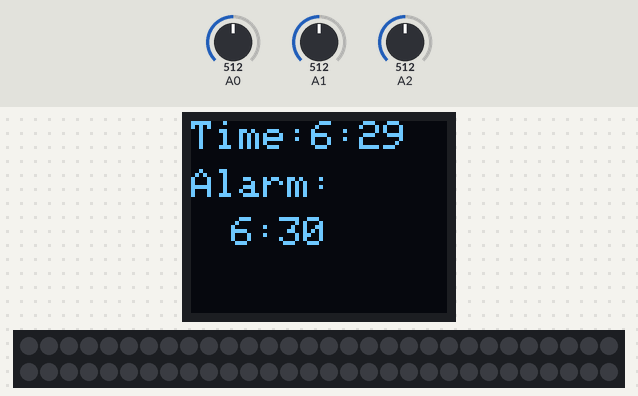
Simulated run of this sketch. Board: Arduino Uno, built with avr-gcc and run on an emulated ATmega328P. Parts: 64×48 one-colour display, 60 RGB LEDs in strip order, left to right, continuing on the next row. The test bench sets the inputs (shaded band); at power-on: A0 = 512, A2 = 512, A1 = 512. What the sketch prints to the serial monitor is not drawn.

Above: at 1.6 s.
1.7 s: A0 set to 716
At 2.7 s:
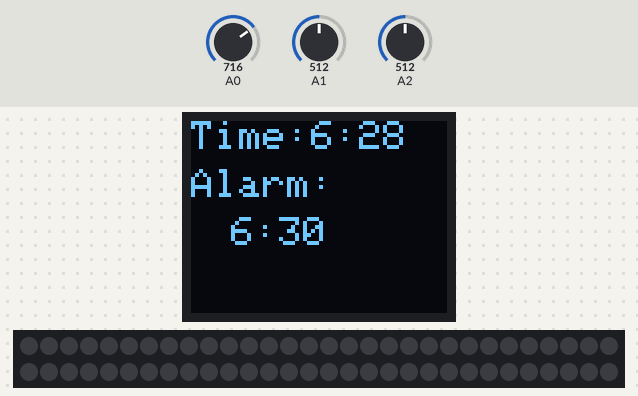
4.5 s: A2 set to 1023
At 6.5 s:
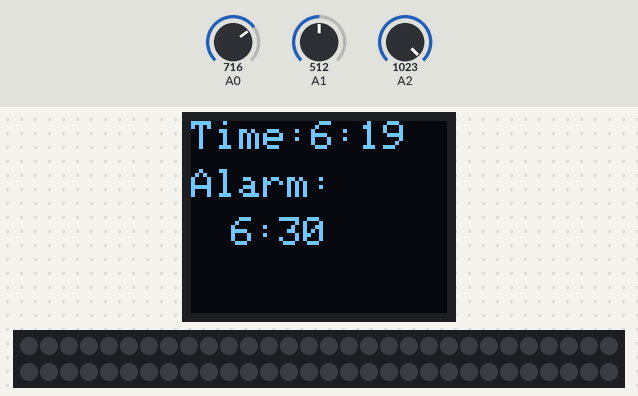
7.5 s: A1 set to 716
At 8.7 s:
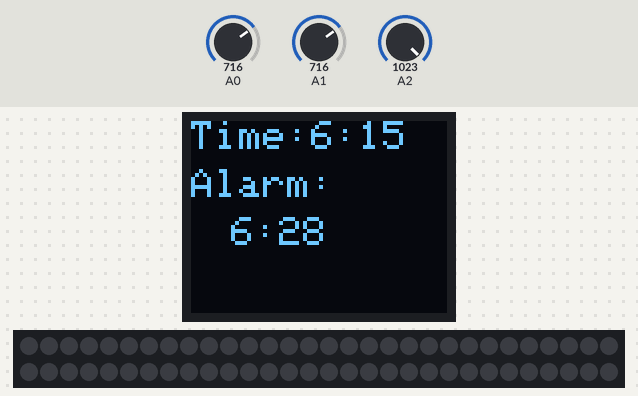
10.4 s: A2 set to 900
At 11.7 s:
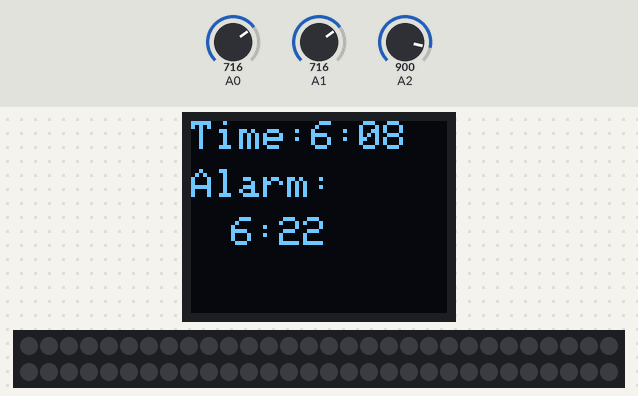
13.4 s: A0 set to 900
At 14.3 s:
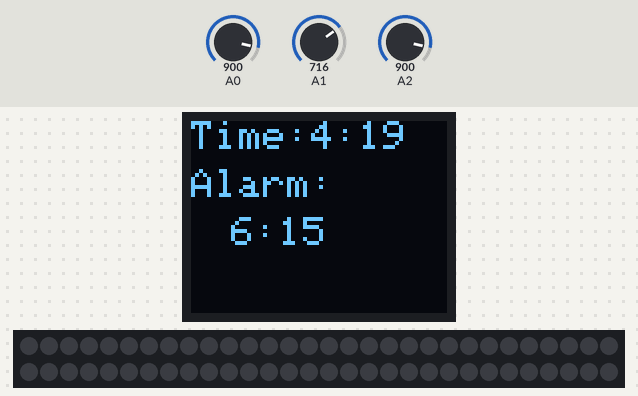
16.4 s: A1 set to 900
At 17.6 s:
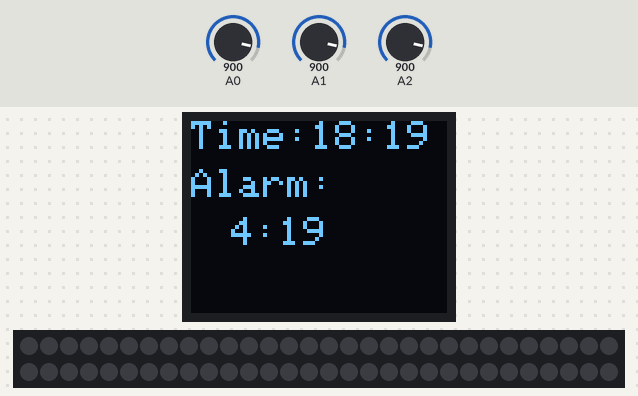
Timing chart, 0 to 19.4 s (numbered marks = the images above; inputs shaded):
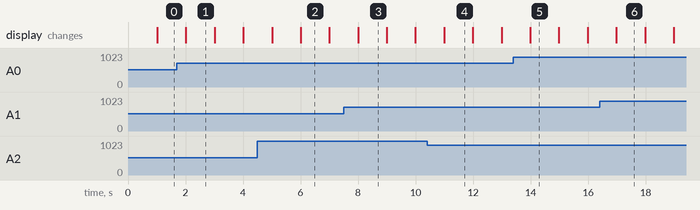

The sketch:

wakeUpLightCode.ino
```cpp
// (licence header left out)
#include <Wire.h>  // Include Wire if you're using I2C
#include <SPI.h>  // Include SPI if you're using SPI
#include <SFE_MicroOLED.h>  // Include the SFE_MicroOLED library
#include <Adafruit_NeoPixel.h>  //Include Adafruit NexPixel library

//////////////////////////////////
// Adafruit NeoPixel Definition //
//////////////////////////////////
Adafruit_NeoPixel strip = Adafruit_NeoPixel(60, 7, NEO_GRB + NEO_KHZ800);

//Functions used to set the color of LED Pixels
void setColor(int* led, byte* color){
  for(int i = 0; i < 3; i++){
    analogWrite(led[i], 255 - color[i]);
  }
}

void setColor(int* led, const byte* color){
  byte tempByte[] = {color[0], color[1], color[2]};
  setColor(led, tempByte);
}

// This defines the starting and ending colors of the fade.
static byte colorArray[2][3]={  //2 rows, 3 columns
 {245,99,144},  //beginning color = Pink
 {255,254,60}  //ending color = Yellow
};

/********************************************
*  Color Fade Variables
*  - colorOffset is the different between beginning and ending RGB values
*  - currentColor is the raw iterated value at the currentStep (linearly interpolated between ending and beginning colors
*  - scaledColor is currentColor times an intensity factor
*  - steps is how many transitions are made before reaching the ending color
*  - currentStep is the step we are in
*  - intensity is the current intensity (quadratically increases from 0 to 100
*  - colorIncrement is how much the color goes up (when multiplied by currentStep
*  - timestamp is recorded each time a step is taken and allows us to know when the next step will be
*  - waitDelayTime is used to track how long the full fade will last... it is set by one of potentiometers
*  - stepDelay is set later as waitDelayTime/steps
*  - quadraticCoefficientA is used to set intensity as intensity = quadraticCoefficientA * currentStep^2
 ***************************************************************/

static float colorOffset[3] = {colorArray[1][0] - colorArray[0][0], colorArray[1][1] - colorArray[0][1], colorArray[1][2] - colorArray[0][2]};
float currentColor[3] = {0, 0, 0};
float scaledColor[3]=  {0, 0, 0};
static float steps = 50;
byte currentStep = 3;
float intensity = 0;
//float intensityIncrement = float(100.00-intensity)/steps;
float colorIncrement = float(1.00)/steps;
unsigned long timestamp = 0;
unsigned long waitUpDelayTime = 0;
int stepDelay = 0;
float quadraticCoefficientA = 0.04;  //note that these depends on #steps and on initial intensity!!!


//////////////////////////
// MicroOLED Definition //
//////////////////////////
#define PIN_RESET 9  // Connect RST to pin 9 (SPI & I2C)
#define PIN_DC    8  // Connect DC to pin 8 (SPI only)
#define PIN_CS    10 // Connect CS to pin 10 (SPI only)

//////////////////////////////////
// MicroOLED Object Declaration //
//////////////////////////////////
MicroOLED oled(PIN_RESET, PIN_DC, PIN_CS);  // SPI Example

// Use these variables to set the initial time
int hours = 6;
int minutes = 29;
int seconds = 0;

// Use these variables to set the alarm time
int alarm_hours = 6;
int alarm_minutes = 30;
int alarm_seconds = 0;
boolean alarmFlag = false;


// How fast do you want the clock to spin? Set this to 1 for fun.
// Set this to 1000 to get _about_ 1 second timing.
const int CLOCK_SPEED = 991;

unsigned long lastDraw = 0;


//////////////////////////
//         SETUP        //
//////////////////////////
void setup()
{
  oled.begin();     // Initialize the OLED
  oled.clear(PAGE); // Clear the display's internal memory
  oled.clear(ALL);  // Clear the library's display buffer
  oled.display();   // Display what's in the buffer (splashscreen)

  strip.begin();  //initialize NeoPixels
  strip.show();  // show what's in the NeoPixel buffer (nothing at beginning)
  Serial.begin(9600);  //Serial connection to computer

  //set the first color step to be the initial color definition (first row of colorArray)
  for(int i = 0; i<3; i++)
  {
    currentColor[i] = colorArray[0][i];
  }

}

//////////////////////////
//         LOOP         //
//////////////////////////
void loop()
{

  readPotentiometers();
  Alarm();
  if (lastDraw + CLOCK_SPEED < millis()) //all this occurs once a "second"
  {
    lastDraw = millis();
    updateTime("up", 1);

    // Draw the clock:
    oled.clear(PAGE);
    drawTime();
    drawAlarmTime();
    oled.display();
  }
}

////////////////////////////////////////////////////////////////////////////////////////
// Simple function to increment/decrement seconds and then increment/decrement minutes
// and hours if necessary.  upOrDown is a string set to "up" or "down", and controls
// whether the clock increases or decreases.  incrementRate is an integer which
// is set with potentiometers to control how fast the clock changes
/////////////////////////////////////////////////////////////////////////////////////////
void updateTime(String upOrDown, int incrementRate)
{
  if(upOrDown == "up")
  {
    seconds = seconds + incrementRate;  // Increment seconds
    if (seconds >= 60)  // If seconds overflows (>=60)
    {
      seconds = 0;  // Set seconds back to 0
      minutes = minutes + incrementRate;    // Increment minutes
      if (minutes >= 60)  // If minutes overflows (>=60)
      {
        minutes = 0;  // Set minutes back to 0
        hours++;      // Increment hours
        if (hours >= 24)  // If hours overflows (>=12)
        {
          hours = 0;  // Set hours back to 0
        }
      }
    }
  }
  else if(upOrDown == "down")
  {
    seconds = seconds - incrementRate;  // Decrement seconds
    if (seconds <= 0)  // If seconds underflows
    {
      seconds = 59;  // Set seconds back to 59
      minutes = minutes - incrementRate;    // Decrement minutes
      if (minutes <=0)  // If minutes underflows
      {
        minutes = 59; // Set minutes back to 59
        hours--;      // Decrement hours
        if (hours <= 0)  // If hours underflows
        {
          hours = 24;  // Set hours back to 24
        }
      }
    }
  }
}

////////////////////////////////////////////////////////////////////////////////////////
// Simple function to increment/decrement seconds and then increment/decrement minutes
// and hours if necessary.  upOrDown is a string set to "up" or "down", and controls
// whether the alarm increases or decreases.  incrementRate is an integer which
// is set with potentiometers to control how fast the alarm changes
/////////////////////////////////////////////////////////////////////////////////////////
void updateAlarm(String upOrDown, int incrementRate)
{
  if(upOrDown == "up")
  {
    alarm_seconds = alarm_seconds + incrementRate;  // Increment seconds
    if (alarm_seconds >= 60)  // If seconds overflows (>=60)
    {
      alarm_seconds = 0;  // Set seconds back to 0
      alarm_minutes = alarm_minutes + incrementRate;    // Increment minutes
      if (alarm_minutes >= 60)  // If minutes overflows (>=60)
      {
        alarm_minutes = 0;  // Set minutes back to 0
        alarm_hours++;      // Increment hours
        if (alarm_hours >= 24)  // If hours overflows (>=12)
        {
          alarm_hours = 0;  // Set hours back to 0
        }
      }
    }
  }
  else if(upOrDown == "down")
  {
    alarm_seconds = alarm_seconds - incrementRate;  // Decrement seconds
    if (alarm_seconds <= 0)  // If seconds underflows
    {
      alarm_seconds = 59;  // Set seconds back to 59
      alarm_minutes = alarm_minutes - incrementRate;    // Decrement minutes
      if (alarm_minutes <=0)  // If minutes underflows
      {
        alarm_minutes = 59; // Set minutes back to 59
        alarm_hours--;      // Decrement hours
        if (alarm_hours <= 0)  // If hours underflows
        {
          alarm_hours = 24;  // Set hours back to 24
        }
      }
    }
  }
}

/////////////////////////////////////////////////////////
// Prints the current time on the top line of the OLED //
/////////////////////////////////////////////////////////
void drawTime()
{
  oled.setFontType(0); // set font type 0, please see declaration in SFE_MicroOLED.cpp
  oled.setCursor(0, 0);
  oled.print("Time:");
  oled.print(hours);
  oled.print(":");
  if(minutes < 10)
  {
    oled.print("0");
  }
  oled.print(minutes);

}

//////////////////////////////////////////////////////////////
// Prints the alarm set time on the bottom line of the OLED //
//////////////////////////////////////////////////////////////
void drawAlarmTime()
{
  oled.setFontType(0); // set font type 0, please see declaration in SFE_MicroOLED.cpp
  oled.setCursor(0, 12);
  oled.print("Alarm:");
  oled.setCursor(10, 24);
  oled.print(alarm_hours);
  oled.print(":");
  if(alarm_minutes < 10)
  {
    oled.print("0");
  }
  oled.print(alarm_minutes);
}


////////////////////////////////////////////////////////////////////////////////////////
//  Read three potentiometers attached to pins A0, A1, and A2.
//  Pot on A0 controls the setting of the time.
//  Pot on A1 controls the setting of the alarm
//  Pot on A2 controls the duration of the alarm (rate at which lighting changes
//
//  When A0 and A1 are read, the result is mapped to numbers between 0 and 6.  Each
//  numbers corresponds to a different direction ("up"/"down") and value of
//  the variable incrementRate in functions updateTime and updateAlarm.  Values
//  are quasi logarithmic through hacked use of number of seconds and delay to slow down
//  setting for cases 2 and 4.  Case 3 corresponds to the Pot being centered, and does nothing.
//
//  When A2 is read, the result is mapped to a number between 60s and 500s, which
//  correspond to the duration of time that the lights fade over.  Minimum is 60s other-
//  wise the alarm lighting will cycle twice through!
/////////////////////////////////////////////////////////////////////////////////////////
void readPotentiometers()
{

// READ THE FIRST POTENTIOMETER ON A0
    int sensorValue0 = analogRead(A0);

    int offset0 = sensorValue0 - 512;
    int range0 = map(offset0, -512, 512, 7, 0)-1;
    if(range0 != 3)
    {
      int delayTime = 0;
      switch(range0)
      {
        case 0:
          updateTime("down", 10);
          delayTime = 0;
          break;
         case 1:
          updateTime("down", 1);
          delayTime = 500;
          break;
         case 2:
          updateTime("down", 1);
          delayTime = 1000000;  //perfect!!!
          break;
         case 4:
          updateTime("up", 1);
          delayTime = 1000000;
          break;
         case 5:
          updateTime("up", 1);
          delayTime = 500;
          break;
         case 6:
          updateTime("up", 10);
          delayTime = 0;
          break;
      }
      delayMicroseconds(delayTime);
    }

// READ THE SECOND POTENTIOMETER ON A1
    int sensorValue1 = analogRead(A1);

    int offset1 = sensorValue1 - 512;
    int range1 = map(offset1, -512, 512, 7, 0)-1;
    if(range1 != 3)
    {
      int delayTime1 = 0;
      switch(range1)
      {
        case 0:
          updateAlarm("down", 10);
          delayTime1 = 0;
          break;
         case 1:
          updateAlarm("down", 1);
          delayTime1 = 500;
          break;
         case 2:
          updateAlarm("down", 1);
          delayTime1 = 1000000;  //perfect!!!
          break;
         case 4:
          updateAlarm("up", 1);
          delayTime1 = 1000000;
          break;
         case 5:
          updateAlarm("up", 1);
          delayTime1 = 500;
          break;
         case 6:
          updateAlarm("up", 10);
          delayTime1 = 0;
          break;
      }
      delayMicroseconds(delayTime1);

    }

// READ THE THIRD POTENTIOMETER ON A2
    waitUpDelayTime = analogRead(A2);  //seconds
    waitUpDelayTime = map(waitUpDelayTime, 0, 1023, 500000, 60000);
    stepDelay = waitUpDelayTime/steps;
    Serial.println(waitUpDelayTime);
}


////////////////////////////////////////////////////////////////////////////////////////
//  Function checks for an alarm condition, then sets NeoPixel lights at appropriate
//  values.
//
//  Alarm condition is that time minutes and hours match alarm minutes and hours.
//  This condition raises alarmFlag variable.
//
//  If alarmFlag is raised, then we check to see if "stepDelay" time has passed
//  and we haven't completed "steps" steps yet.  If true, then we timestamp, increment
//  the RGB values by colorOffset/steps.  This ensures that over "steps" steps, the
//  color changes by a total of colorOffset, which is the difference between the initial
//  and final colors.  Next the currentColor values are scaled by the intensity factor,
//  and then the NeoPixel LEDs are set to those RGB values.  Last, the value of intensity
//  is increased according to the quadratic expression
//          intensity = quadraticCoefficientA * currentStep^2
//  and the step counter is increased by one.
//
//  Finally, if we have done all the steps, then the NeoPixels are turned off, alarm flag
//  is lowered, currentStep and intensity are reset to zero, and currentColor is reset to
//  the initial color.
//
//  Note a minor bug... if steps are all accomplished within one minute, then reset will
//  occur, but alarmFlag will be tripped again and so the light cycle will happen multiple
//  times until one minute has elapsed.
////////////////////////////////////////////////////////////////////////////////////////////
void Alarm()
{
    if(alarm_hours == hours && alarm_minutes == minutes)
    {
      alarmFlag = true;
    }
    if(alarmFlag)
    {
      if(millis() - timestamp  > stepDelay && currentStep < steps)
      {
        timestamp = millis();
        for(int i = 0; i<3; i++)
        {
          currentColor[i] += colorOffset[i]*colorIncrement;
        }

        for(int i = 0; i<3; i++)
        {
          scaledColor[i] = currentColor[i]*intensity/100.0;
        }

        for(int i = 0; i< strip.numPixels(); i++)
        {
          strip.setPixelColor(i,strip.Color( scaledColor[0], scaledColor[1], scaledColor[2]));
        }
        strip.show();
        intensity = quadraticCoefficientA*pow(currentStep, 2);
        //intensity += intensityIncrement;
        currentStep++;
      }
      else if(currentStep >= steps)
      {
        for(int i = 0; i< strip.numPixels(); i++)
        {
          strip.setPixelColor(i,strip.Color( 0, 0, 0));
        }
        strip.show();
        alarmFlag = false;
        currentStep = 0;
        intensity = 0;
        for(int i = 0; i<3; i++)
        {
          currentColor[i] = colorArray[0][i];
        }
      }
    }
}
```

Measured:
- after the input at 1.7 s, the display: changes after 0.32 s (image 1)
- what the display in image 1 shows lasts 1.0 s, from 2.0 s to 3.0 s
